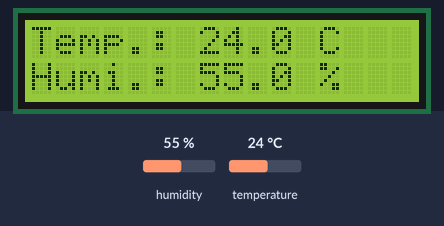
This sketch was run on a simulated Arduino Uno, built with avr-gcc and run on an emulated ATmega328P. Shown: 16×2 character LCD. The inputs (shaded band) are chosen by the test bench; at power-on: humidity 55 %, temperature 24 °C.

Above: at 2.8 s.
2.9 s: humidity set to 22 %
At 5.4 s:
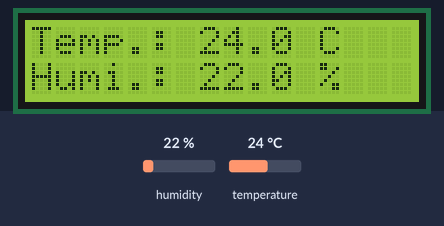
6.0 s: temperature set to 12 °C
At 7.3 s:
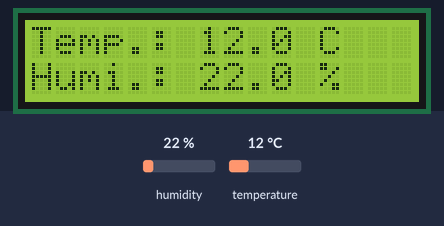
8.3 s: humidity set to 40 %
At 10.2 s:
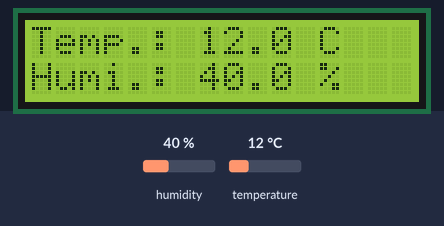
10.5 s: temperature set to 19 °C
At 12.2 s:
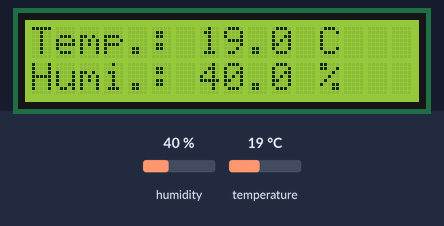
Timing chart, 0 to 13.7 s (numbered marks = the images above; inputs shaded):
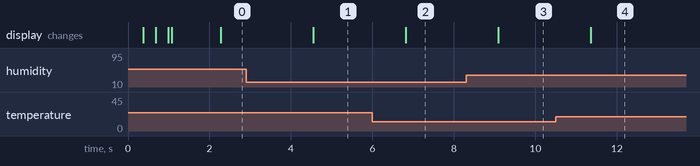

Measured:
- after the input at 2.9 s, the display: changes after 1.6 s (image 1)
- after the input at 6.0 s, the display: changes after 0.82 s (image 2)
- after the input at 8.3 s, the display: changes after 0.79 s (image 3)
- after the input at 10.5 s, the display: changes after 0.86 s (image 4)

The sketch:

dht11_lcd.ino
```cpp
/**
 * Measures the temp and humidity from a DHT11 sensor and displays it on
 * a LCD1602 in Celsius and % respectively.
 *
 * This code assumes humidity and temperature will always be two digits
 * and is displayed to 1dp (though the DHT11 specifically doesn't
 * support this precision, other models do).
 *
 * This is untested against negative temperatures, single digit temp/humid
 * and triple digit temp/humid. These will likely display fine until a digit
 * is dropped e.g. going from 10% to 9% humidity. This will likely present
 * itself as addtional (zeroed) DPs.
 *
 * Pin Map
 *
 * VCC: LCD1602[VDD, A], 10K Pot.[left], DHT11[middle]
 * GND: LCD1602[VSS, RW, K], 10K Pot.[right], DHT11[right]
 *
 * Arduino -> LCD1602
 * 7 -> RS
 * 8 -> E
 * 9 -> D4
 * 10 -> D5
 * 11 -> D6
 * 12 -> D7
 *
 * 10K Potentiometer -> LCD 1602
 * wiper -> V0
 *
 * Arduino -> DHT11
 * 6 -> DATA (left)
 *
 */

// Modify below lib for faster responses: cooldown time = 0; high impedance delay = 10
#include <dht_nonblocking.h>
#include <LiquidCrystal.h>

#define DHT_TYPE DHT_TYPE_11

#define DHT_PIN 2
#define DHT_MEASURE_COOLDOWN 1000

#define LCD_RS 7
#define LCD_E 8
#define LCD_D4 9
#define LCD_D5 10
#define LCD_D6 11
#define LCD_D7 12

#define FANCY_INIT true

// which column the temperature and humidity data should start at
const int LCD_DATA_POS = 7;
const int LCD_ROWS = 2;
const int LCD_COLS = 16;

DHT_nonblocking dht_sensor(DHT_PIN, DHT_TYPE);
LiquidCrystal lcd(LCD_RS, LCD_E, LCD_D4, LCD_D5, LCD_D6, LCD_D7);

void setup() {
  lcd.begin(LCD_COLS, LCD_ROWS);
  // According to the data sheet/timing we shouldn't attempt a reading for the first second
  waitForSensorsInit(1000);
  templateLcd();
}

void loop() {
  static float temperature;
  static float humidity;

  if (measure_environment(&temperature, &humidity)) {
    updateLcd(temperature, humidity);
  }
}

/**
 * Blocking method which waits for sensors to intialise and prints
 * an intialising loader to the LCD.
 *
 * This specifically expects a 2x16 LCD
 */
void waitForSensorsInit(long delayMs) {
  long left = delayMs;
  long until = millis() + delayMs;
  int pos;

  if (FANCY_INIT) {
    lcd.setCursor(0, 0);
    lcd.print("  INITIALISING  ");
  } else {
    templateLcd();
  }

  while (left > 0) {
    if (FANCY_INIT) {
      // Fill the bottom row with a "fully loaded" bar
      lcd.setCursor(0, 1);
      lcd.print("................");

      // Fill the end with spaces depending on how much time is left.
      // The more time which is left, the lower the colulmn position,
      // so the more spaces are written and the fewer "."s display
      pos = map(left, delayMs, 0, 0, LCD_COLS);
      lcd.setCursor(pos, 1);
      lcd.print("                ");
    }

    // Wait a while
    delay(10);
    left = until - millis();
  }
}

/**
 * Sets up the LCD template
 */
void templateLcd() {
  lcd.setCursor(0, 0);
  lcd.print("Temp.: --.- C   ");
  lcd.setCursor(0, 1);
  lcd.print("Humi.: --.- %   ");
}

/**
 * Updates the LCD display with the new humidity and temperature
 */
void updateLcd(float temperature, float humidity) {
  // refresh the template so any transmissions errors are cleared from the screen
  templateLcd();
  lcd.setCursor(LCD_DATA_POS, 0);
  lcd.print(temperature, 1);
  lcd.setCursor(LCD_DATA_POS, 1);
  lcd.print(humidity, 1);
}

/**
 * Returns true if a new measurement is available
 */
bool measure_environment(float *temperature, float *humidity ) {
  static unsigned long lastMeasurement = 0;

  if (millis() - lastMeasurement > DHT_MEASURE_COOLDOWN) {
    if (dht_sensor.measure(temperature, humidity)) {
      lastMeasurement = millis( );
      return true;
    }
  }

  return false;
}
```
